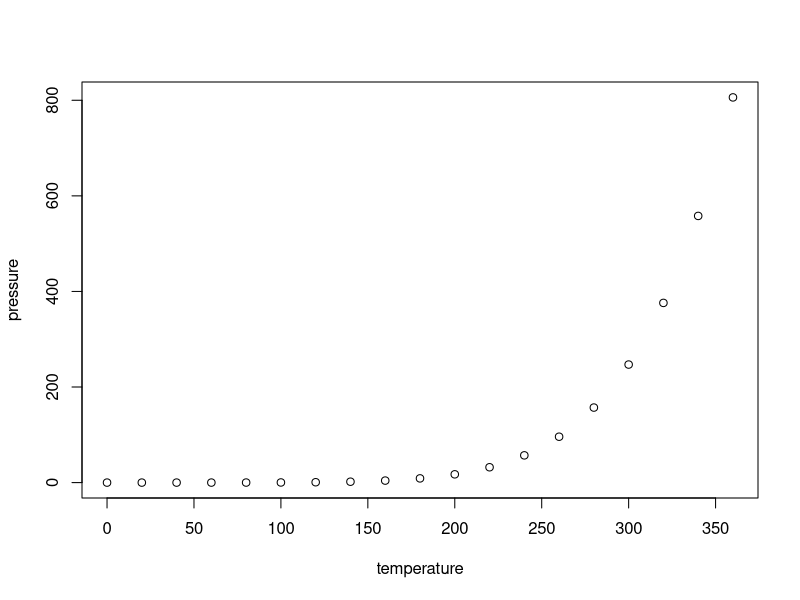
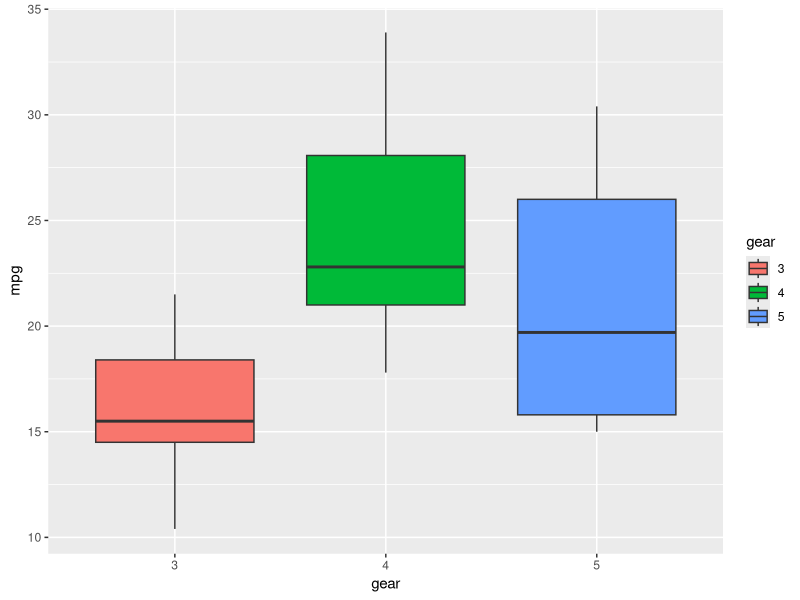
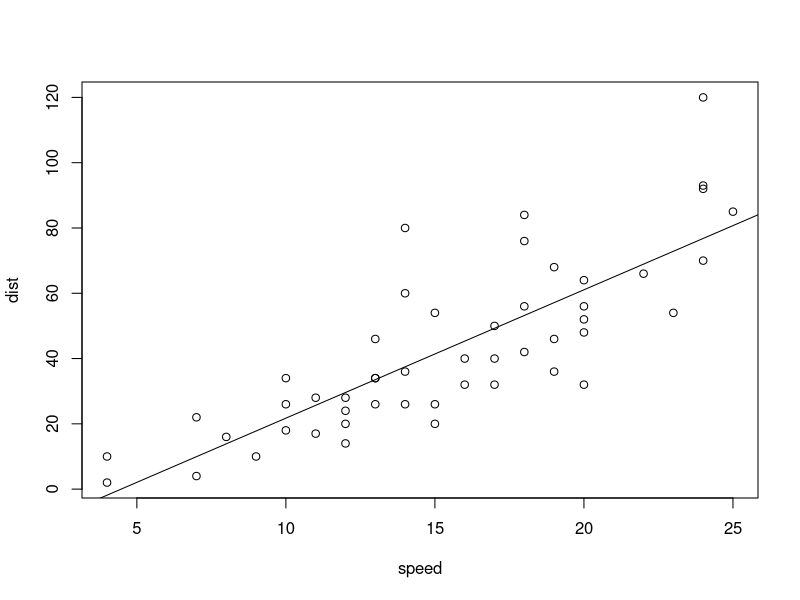

These figures' R source, in order:
## ---- chunk 1
knitr::opts_chunk$set(echo = TRUE)
## ---- chunk 2
summary(cars)
## ---- chunk 3
plot(pressure)
## ---- chunk 4
"Task 1"
sum(5:55)
## ---- chunk 5
"Task 2"
sumfun<-function(n){
  sum(5:n)
}
sumfun(10)
sumfun(20)
sumfun(100)
## ---- chunk 6
"Task 3"
a=1
b=1

print(a)
print(b)

for(i in 1:12) {
  c=a+b
  print(c)
  a=b
  b=c
}
## ---- chunk 7
"Task 4"

#Import ggplot2
library(ggplot2)
#Load the data
data(mtcars)
#Convert miles per gallon into a factor from numeric 
mtcars$gear<-as.factor(mtcars$gear)
#Generate a box plot of gear against mpg and color by gear 
ggplot(mtcars, aes(x=gear,y=mpg,fill=gear)) + geom_boxplot()
## ---- chunk 8
"Task 5"
#Fit a linear model with lm, with cars data (speed and breaking distance)
model<-lm(dist~speed,data=cars)
summary(model)
## ---- chunk 9
"Task 6"
plot(data=cars, dist~speed)
abline(model)
